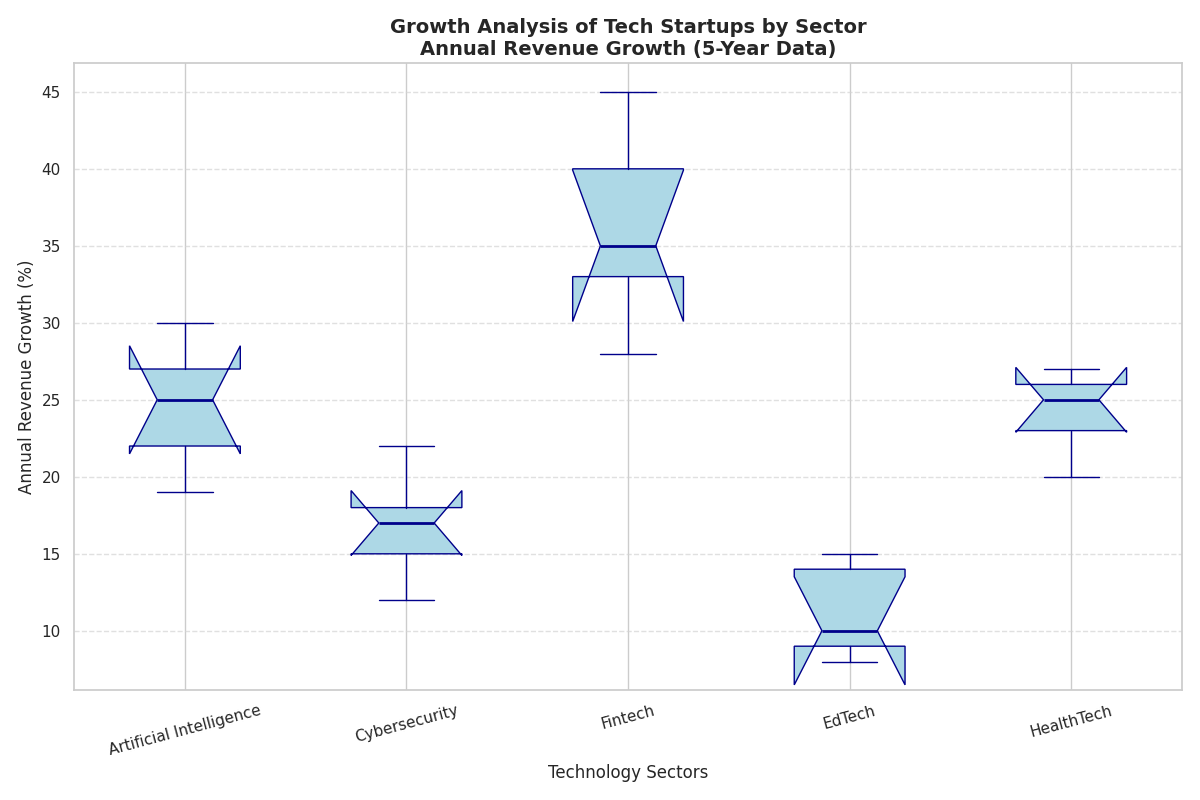

Recreate this plot in Python.
import matplotlib.pyplot as plt
import numpy as np

sectors = ['Artificial Intelligence', 'Cybersecurity', 'Fintech', 'EdTech', 'HealthTech']

ai_growth = [22, 27, 19, 25, 30]
cyber_growth = [12, 18, 15, 22, 17]
fintech_growth = [35, 28, 40, 33, 45]
edtech_growth = [8, 15, 10, 14, 9]
healthtech_growth = [25, 23, 20, 26, 27]

growth_data = [ai_growth, cyber_growth, fintech_growth, edtech_growth, healthtech_growth]

fig, ax = plt.subplots(figsize=(12, 8))

bp = ax.boxplot(growth_data, vert=True, notch=True, patch_artist=True,
                labels=sectors, 
                boxprops=dict(facecolor='lightblue', color='darkblue'),
                whiskerprops=dict(color='darkblue'),
                capprops=dict(color='darkblue'),
                medianprops=dict(color='darkblue', linewidth=2),
                flierprops=dict(marker='o', color='darkblue', markersize=8, alpha=0.5))

ax.set_title('Growth Analysis of Tech Startups by Sector\nAnnual Revenue Growth (5-Year Data)', fontsize=14, fontweight='bold')
ax.set_ylabel('Annual Revenue Growth (%)', fontsize=12)
ax.set_xlabel('Technology Sectors', fontsize=12)

ax.yaxis.grid(True, linestyle='--', which='major', color='lightgrey', alpha=0.7)

plt.xticks(rotation=15)
plt.tight_layout()
plt.show()
